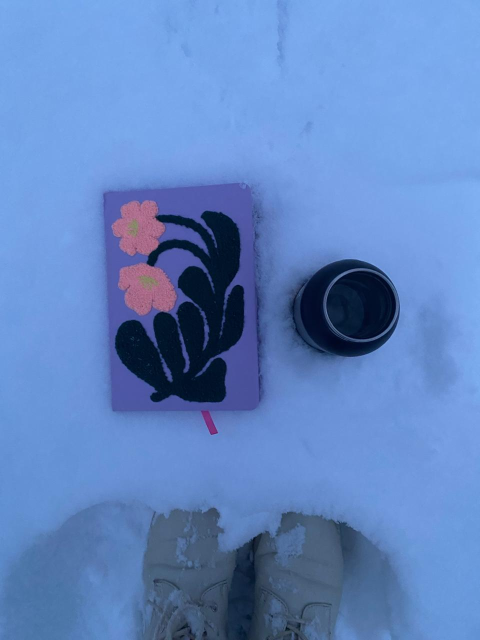
#> input picture data/images/1.jpeg, 960 x 1280 px (shown at 1/2 size)
$ python yolo_manager.py annotate --img_dir ../data/images --lbl_dir ../data/images
#> lines starting #> are read from the running program, lines starting #| are printed output that depends on the picture; after the words box and inside, x2 and y2 are one past the last pixel; in counts of white or black regions, pixels touching at a corner belong together
### src/yolo_core.py
"""
Pure logic for the YOLO annotation toolkit (no windows, so it can be tested).

Coordinates
-----------
- Boxes are kept in *image pixels* as (class_id, x1, y1, x2, y2).
- The screen shows a *view*: a crop of the image (when zoomed) scaled to the window.
  View.to_image() / View.to_display() convert between the two, so a box drawn while
  zoomed in lands in the right place in the saved label.
- YOLO label files store: class x_center y_center width height, all relative (0-1).
"""

from __future__ import annotations

import csv
import os
from collections import Counter
from dataclasses import dataclass, field
from glob import glob

IMAGE_EXTENSIONS = (".jpg", ".jpeg", ".png", ".bmp", ".tif", ".tiff", ".webp")
MIN_BOX_PX = 3          # boxes smaller than this (a click without a drag) are ignored


# ---------------------------------------------------------------- boxes and labels

# [15 lines left out: functions to_yolo, from_yolo, not called in this run]


def read_labels(path: str):
    """Read a YOLO label file. Returns (rows, problems) — malformed lines are reported, not crashed on."""
    rows, problems = [], []
    if not os.path.exists(path):
        return rows, problems
    with open(path) as fh:
        for n, line in enumerate(fh, 1):
            parts = line.split()
            if not parts:
                continue
            try:
                if len(parts) != 5:
                    raise ValueError
                cls = float(parts[0])
                if cls != int(cls):
                    raise ValueError
                rows.append((int(cls), *map(float, parts[1:])))
            except ValueError:
                problems.append(f"line {n}: cannot parse '{line.strip()}'")
    return rows, problems


def write_labels(path: str, rows) -> None:
    """Write YOLO rows. An empty list writes an empty file (= image with no objects)."""
    os.makedirs(os.path.dirname(path) or ".", exist_ok=True)
    with open(path, "w") as fh:
        for cls, xc, yc, w, h in rows:
            fh.write(f"{int(cls)} {xc:.6f} {yc:.6f} {w:.6f} {h:.6f}\n")


# [11 lines left out: function box_problems, not called in this run]


# ---------------------------------------------------------------- dataset check

def list_images(img_dir: str):
    return sorted(p for p in glob(os.path.join(img_dir, "*")) if p.lower().endswith(IMAGE_EXTENSIONS))


def label_path(img_path: str, lbl_dir: str) -> str:
    return os.path.join(lbl_dir, os.path.splitext(os.path.basename(img_path))[0] + ".txt")


@dataclass
class CheckReport:
    images: int = 0
    labelled: int = 0
    boxes: int = 0
    class_counts: Counter = field(default_factory=Counter)
    missing_labels: list = field(default_factory=list)
    orphan_labels: list = field(default_factory=list)
    issues: list = field(default_factory=list)      # (file, line/box, reason)

    @property
    def ok(self) -> bool:
        return not (self.missing_labels or self.orphan_labels or self.issues)


# [35 lines left out: functions check_dataset, save_issues_csv, not called in this run]


# ---------------------------------------------------------------- view (zoom and pan)

@dataclass
class View:
    """Which part of the image is on screen. zoom=1 shows the whole image."""
    img_w: int
    img_h: int
    zoom: float = 1.0
    cx: float = None    # centre of the view in image pixels
    cy: float = None
    max_zoom: float = 8.0

    def __post_init__(self):
        self.reset()

    def reset(self):
        self.zoom, self.cx, self.cy = 1.0, self.img_w / 2, self.img_h / 2

    @property
    def crop(self):
        """(x0, y0, w, h) of the visible part, kept inside the image."""
        w, h = self.img_w / self.zoom, self.img_h / self.zoom
        x0 = min(max(self.cx - w / 2, 0), self.img_w - w)
        y0 = min(max(self.cy - h / 2, 0), self.img_h - h)
        return x0, y0, w, h

    def to_image(self, dx, dy):
        x0, y0, w, h = self.crop
        return x0 + dx * w / self.img_w, y0 + dy * h / self.img_h

    def to_display(self, ix, iy):
        x0, y0, w, h = self.crop
        return (ix - x0) * self.img_w / w, (iy - y0) * self.img_h / h

    # [16 lines left out: functions zoom_at, pan, not called in this run]


# ---------------------------------------------------------------- annotation state

class Annotator:
    """Boxes, selection and undo/redo for one image. Mouse positions are given in
    display coordinates and converted with the View, so zoom never shifts a box."""

    def __init__(self, img_w: int, img_h: int, boxes=None):
        self.view = View(img_w, img_h)
        self.boxes = list(boxes or [])
        self.current_class = 0
        self.selected = None
        self._start = None
        self._undo, self._redo = [], []

    # history: snapshot BEFORE every change; undo restores the latest snapshot
    def _snapshot(self):
        self._undo.append(list(self.boxes))
        self._redo.clear()

    # [11 lines left out: functions undo, redo, not called in this run]

    # mouse
    def press(self, dx, dy):
        self._start = self.view.to_image(dx, dy)

    # [45 lines left out: functions drag, release, select_at, set_class, delete_selected, clear, not called in this run]

    def yolo_rows(self):
        return [to_yolo(b, self.view.img_w, self.view.img_h) for b in self.boxes]

### src/yolo_manager.py
"""
YOLO annotation toolkit: draw, review, visualise and check YOLO bounding-box labels.

    python src/yolo_manager.py annotate  --img_dir data/images --lbl_dir data/annotated_labels
    python src/yolo_manager.py visualize --img_dir data/images --lbl_dir data/annotated_labels --save_dir data/visualizations
    python src/yolo_manager.py check     --img_dir data/images --lbl_dir data/annotated_labels

The box logic lives in yolo_core.py (tested); this file is the OpenCV window and the CLI.
"""

import argparse
import os
import sys

import cv2

from yolo_core import (Annotator, check_dataset, from_yolo, label_path, list_images,
                       read_labels, save_issues_csv, write_labels)

WINDOW = "YOLO annotation"
MAX_W, MAX_H = 1600, 950
GREEN, RED, YELLOW, BLUE = (0, 200, 0), (0, 0, 255), (0, 255, 255), (255, 0, 0)

# Arrow-key codes differ between OpenCV builds (Linux / Windows / macOS)
ARROWS = {"left": {81, 65361, 2424832, 63234}, "up": {82, 65362, 2490368, 63232},
          "right": {83, 65363, 2555904, 63235}, "down": {84, 65364, 2621440, 63233}}
HELP = ("drag: draw   right-click: select   0-9: class",
        "x: delete   c: clear   u / y: undo / redo",
        "+ / -: zoom at cursor   arrows: pan   r: reset",
        "q: save + next   s: skip   esc: save + stop   h: hide help")


def fit_to_screen(img):
    """Shrink large images so they fit the window. Labels are relative, so this does not change them."""
    scale = min(MAX_W / img.shape[1], MAX_H / img.shape[0], 1.0)
    return cv2.resize(img, None, fx=scale, fy=scale) if scale < 1 else img


def render(img, ann: Annotator, mouse, drawing_box, brightness, contrast, show_help=True):
    view = ann.view
    x0, y0, w, h = view.crop
    crop = img[int(y0):int(y0 + h), int(x0):int(x0 + w)]
    canvas = cv2.resize(crop, (view.img_w, view.img_h), interpolation=cv2.INTER_LINEAR)
    canvas = cv2.convertScaleAbs(canvas, alpha=contrast, beta=brightness)

    boxes = [(i, b) for i, b in enumerate(ann.boxes)] + ([(-1, drawing_box)] if drawing_box else [])
    for i, (cls, x1, y1, x2, y2) in boxes:
        p1 = tuple(int(v) for v in view.to_display(x1, y1))
        p2 = tuple(int(v) for v in view.to_display(x2, y2))
        colour = RED if i == ann.selected else YELLOW if i == -1 else GREEN
        cv2.rectangle(canvas, p1, p2, colour, 3 if i == ann.selected else 2)
        cv2.putText(canvas, str(cls), (min(p1[0], p2[0]), min(p1[1], p2[1]) - 6), cv2.FONT_HERSHEY_SIMPLEX, 0.7, colour, 2)

    mx, my = mouse
    cv2.line(canvas, (mx - 12, my), (mx + 12, my), BLUE, 1)
    cv2.line(canvas, (mx, my - 12), (mx, my + 12), BLUE, 1)
    status = f"boxes: {len(ann.boxes)}   class: {ann.current_class}   zoom: {view.zoom:.1f}x"
    lines = (status, *HELP) if show_help else (status,)
    band = canvas[:12 + 22 * len(lines)].copy()
    cv2.rectangle(band, (0, 0), (band.shape[1], band.shape[0]), (0, 0, 0), -1)
    canvas[:band.shape[0]] = cv2.addWeighted(band, 0.6, canvas[:band.shape[0]], 0.4, 0)
    for n, line in enumerate(lines):
        cv2.putText(canvas, line, (10, 24 + 22 * n), cv2.FONT_HERSHEY_SIMPLEX, 0.5, YELLOW if n == 0 else (255, 255, 255), 1, cv2.LINE_AA)
    return canvas


def annotate_image(img_path, rows):
    """Open one image with its existing boxes. Returns (yolo_rows or None if skipped, stop_session)."""
    img = fit_to_screen(cv2.imread(img_path))
    h, w = img.shape[:2]
    ann = Annotator(w, h, [from_yolo(r, w, h) for r in rows])
    ui = {"mouse": (0, 0), "drawing": None, "help": True}

    # [11 lines left out: function on_mouse, not called in this run]

    cv2.namedWindow(WINDOW, cv2.WINDOW_AUTOSIZE)
    cv2.setMouseCallback(WINDOW, on_mouse)
    cv2.createTrackbar("brightness", WINDOW, 50, 100, lambda v: None)
    cv2.createTrackbar("contrast x10", WINDOW, 10, 30, lambda v: None)
    cv2.setWindowTitle(WINDOW, f"{WINDOW} - {os.path.basename(img_path)}")

    while True:
        brightness = cv2.getTrackbarPos("brightness", WINDOW) - 50
        contrast = max(cv2.getTrackbarPos("contrast x10", WINDOW), 1) / 10
        cv2.imshow(WINDOW, render(img, ann, ui["mouse"], ui["drawing"], brightness, contrast, ui["help"]))
        key = cv2.waitKeyEx(15)
        if key == -1:
            continue
        char = chr(key & 0xFF) if key & 0xFF < 128 else ""
        if char == "q":
            return ann.yolo_rows(), False
        if key == 27:                        # Esc
            return ann.yolo_rows(), True
        if char == "s":
            return None, False
        if char.isdigit():
            ann.set_class(int(char))
        elif char == "h":
            ui["help"] = not ui["help"]
        elif char == "x":
            ann.delete_selected()
        elif char == "c":
            ann.clear()
        elif char == "u":
            ann.undo()
        elif char == "y":
            ann.redo()
        elif char and char in "+=":
            ann.view.zoom_at(*ui["mouse"], 1.25)
        elif char == "-":
            ann.view.zoom_at(*ui["mouse"], 1 / 1.25)
        elif char == "r":
            ann.view.reset()
            cv2.setTrackbarPos("brightness", WINDOW, 50)
            cv2.setTrackbarPos("contrast x10", WINDOW, 10)
        else:
            for direction, (dx, dy) in {"left": (-60, 0), "right": (60, 0), "up": (0, -60), "down": (0, 60)}.items():
                if key in ARROWS[direction]:
                    ann.view.pan(dx, dy)


def cmd_annotate(args):
    """Annotate images; existing labels are loaded, so this is also the review mode."""
    out_dir = args.save_dir or args.lbl_dir
    images = list_images(args.img_dir)
    print(f"{len(images)} images in {args.img_dir}; labels read from {args.lbl_dir}, saved to {out_dir}")
    for n, path in enumerate(images, 1):
        rows, problems = read_labels(label_path(path, args.lbl_dir))
        for p in problems:
            print(f"  warning {os.path.basename(path)}: {p}")
        print(f"[{n}/{len(images)}] {os.path.basename(path)} ({len(rows)} existing boxes)")
        new_rows, stop = annotate_image(path, rows)
        if new_rows is not None:
            write_labels(label_path(path, out_dir), new_rows)
            print(f"  saved {len(new_rows)} boxes")
        if stop:
            break
    cv2.destroyAllWindows()


# [34 lines left out: functions cmd_visualize, cmd_check, not called in this run]


def main(argv=None):
    parser = argparse.ArgumentParser(description="Draw, review, visualise and check YOLO labels.")
    parser.add_argument("mode", choices=["annotate", "review", "visualize", "check"])
    parser.add_argument("--img_dir", required=True)
    parser.add_argument("--lbl_dir", required=True, help="folder with YOLO .txt labels (read)")
    parser.add_argument("--save_dir", help="annotate/review: where to write labels (default: lbl_dir); visualize: output folder")
    parser.add_argument("--classes", type=int, help="check: number of classes, to flag unknown class ids")
    parser.add_argument("--report", help="check: write the issue list to this CSV")
    args = parser.parse_args(argv)

    if args.mode in ("annotate", "review"):
        cmd_annotate(args)
#> in fit_to_screen, `scale = min(MAX_W / img.shape[1], MAX_H / img.shape[0], 1.0)`: scale = 0.742
#> in fit_to_screen, `return cv2.resize(img, None, fx=scale, fy=scale) if scale < 1 else img`:
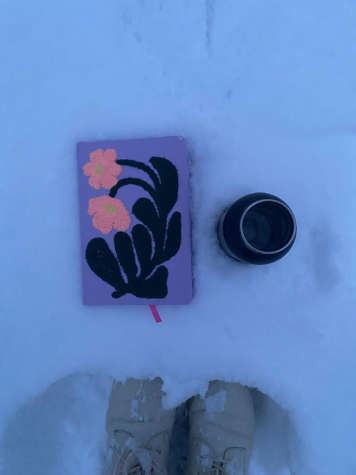
#> returned value: shape (950, 712, 3) (shown at 1/2 size); mean of channels 0, 1, 2 192.3, 132.4, 96.5; drawn as B, G, R
#> in render, `band = canvas[:12 + 22 * len(lines)].copy()`:
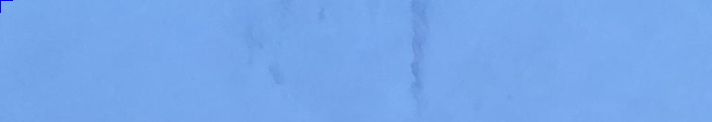
#> band: shape (122, 712, 3); mean of channels 0, 1, 2 234.9, 167.5, 119.2; drawn as B, G, R
#> in render, `canvas[:band.shape[0]] = cv2.addWeighted(band, 0.6, canvas[:band.shape..`:
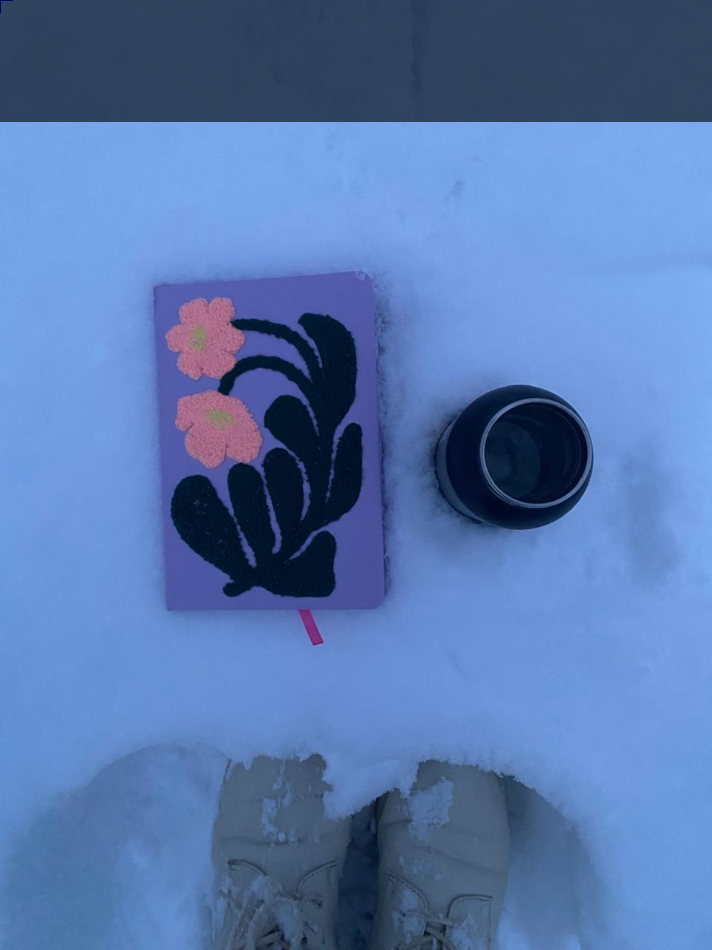
#> canvas: shape (950, 712, 3); mean of channels 0, 1, 2 174.2, 119.5, 87.3; drawn as B, G, R
#> after the loop in render, `for n, line in enumerate(lines):`:
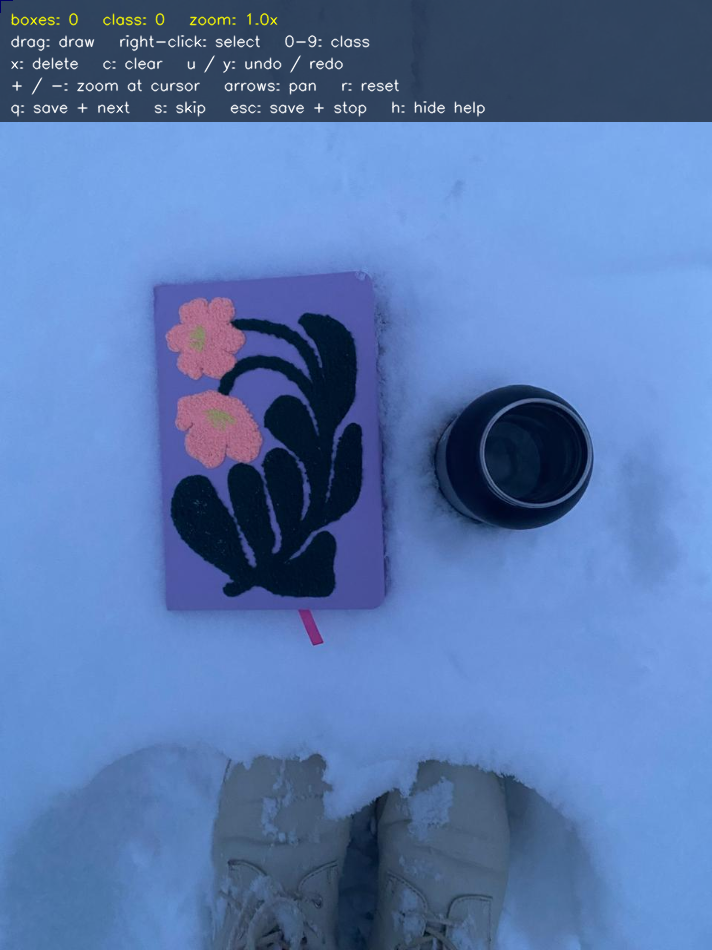
#> canvas: shape (950, 712, 3); 1.31% of pixels changed, all inside (x1, y1, x2, y2) = (10, 12, 486, 117); drawn as B, G, R
#> (key Esc is pressed here)
#> in annotate_image, `key = cv2.waitKeyEx(15)`: key = 27
#|   saved 0 boxes
    elif args.mode == "visualize":
        if not args.save_dir:
            parser.error("visualize needs --save_dir")
        cmd_visualize(args)
    else:
        return cmd_check(args)
    return 0


if __name__ == "__main__":
    sys.exit(main())
#> (the program exits here)

$ run again, on data/images/3.jpeg
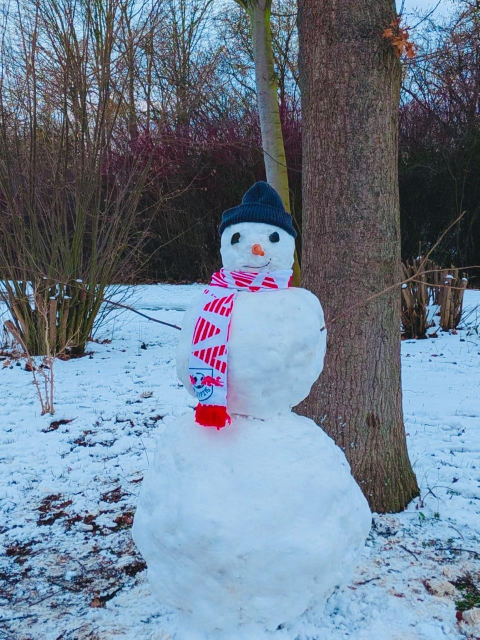
#> input picture data/images/3.jpeg, 959 x 1280 px (shown at 1/2 size)
#> scale = 0.742
#> in render, `band = canvas[:12 + 22 * len(lines)].copy()`:
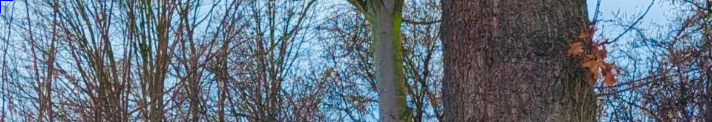
#> band: shape (122, 712, 3); mean of channels 0, 1, 2 126.2, 113.3, 99.8; drawn as B, G, R
#> after the loop in render, `for n, line in enumerate(lines):`:
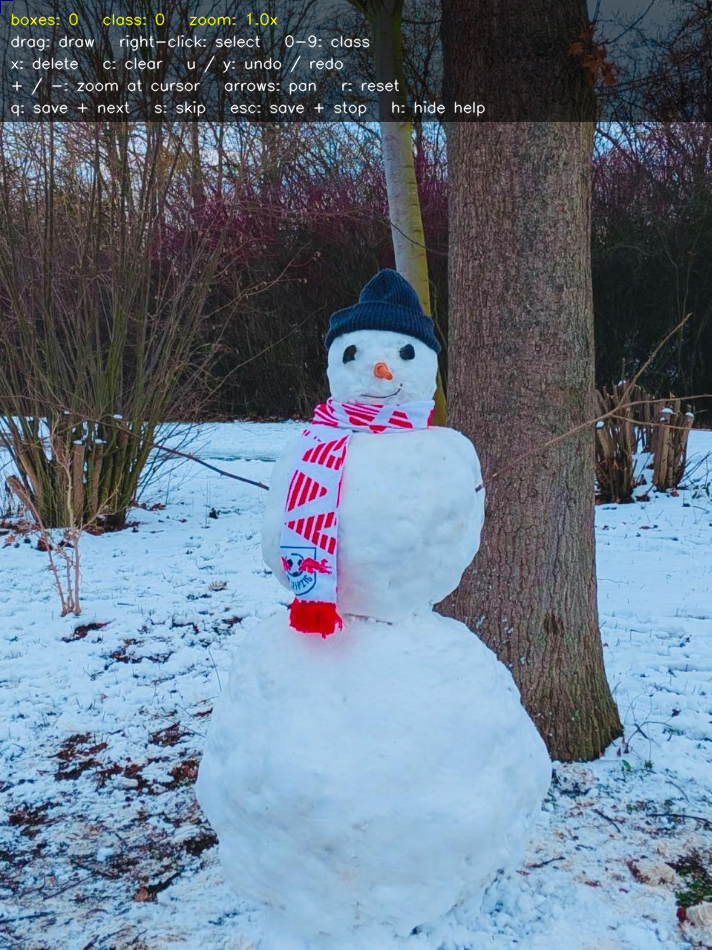
#> canvas: shape (950, 712, 3); mean of channels 0, 1, 2 134.6, 117.5, 102.1; drawn as B, G, R
#> key = 27
#|   saved 0 boxes

$ run again, on data/images/4.jpeg
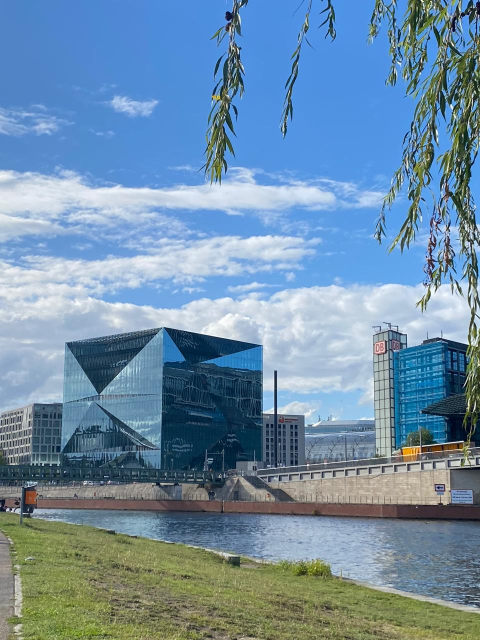
#> input picture data/images/4.jpeg, 960 x 1280 px (shown at 1/2 size)
#> scale = 0.742
#> in render, `band = canvas[:12 + 22 * len(lines)].copy()`:
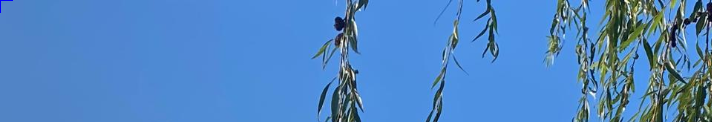
#> band: shape (122, 712, 3); mean of channels 0, 1, 2 196.4, 134.4, 80.3; drawn as B, G, R
#> after the loop in render, `for n, line in enumerate(lines):`:
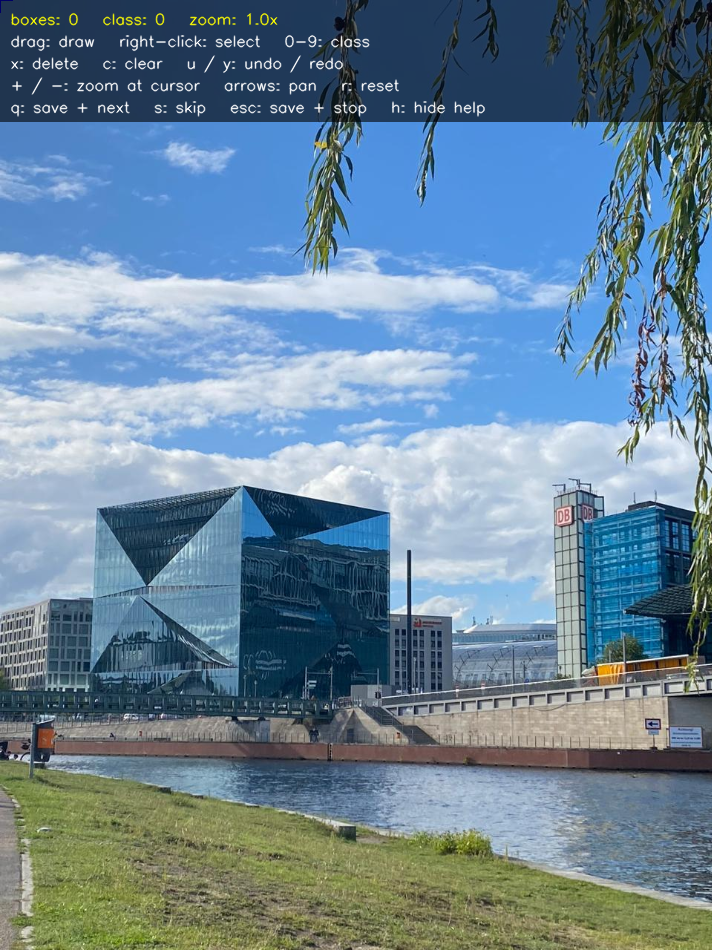
#> canvas: shape (950, 712, 3); mean of channels 0, 1, 2 152.9, 133.2, 106.9; drawn as B, G, R
#> key = 27
#|   saved 0 boxes
